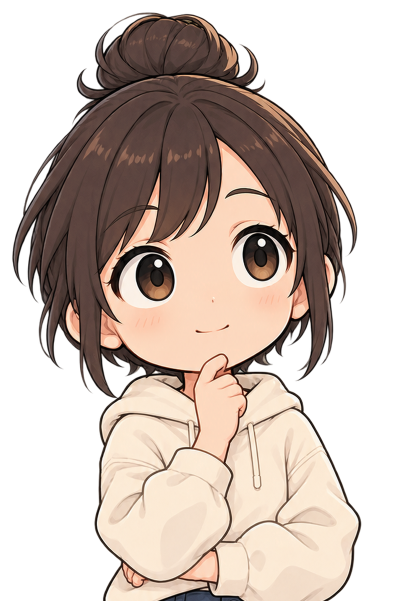
#> input picture NNZ_GIZA10_WORK_ASSETS/shared/characters/question_upperbody.png, 829 x 1202 px, found by its file name (shown at 1/2 size); its folder holds 4 pictures in this run
$ python animate_layers.py
#> lines starting #> are read from the running program, lines starting #| are printed output that depends on the picture
from pathlib import Path
from PIL import Image
import math,json
B=Path('/workspace/work/NNZ_GIZA10_WORK_ASSETS')
for cut,role in [('C01','question'),('C03','reaction'),('C04','process'),('C06','payoff')]:
 src=Image.open(B/f'shared/characters/{role}_upperbody.png').convert('RGBA');src.thumbnail((600,760),Image.Resampling.LANCZOS)
#> further down, src is the input picture: PIL image 829x1202 RGBA; mean R, G, B, A 93.4, 79.8, 71.5, 140.5
#> after `src.thumbnail((600, 760), Image.Resampling.LANCZOS)`:
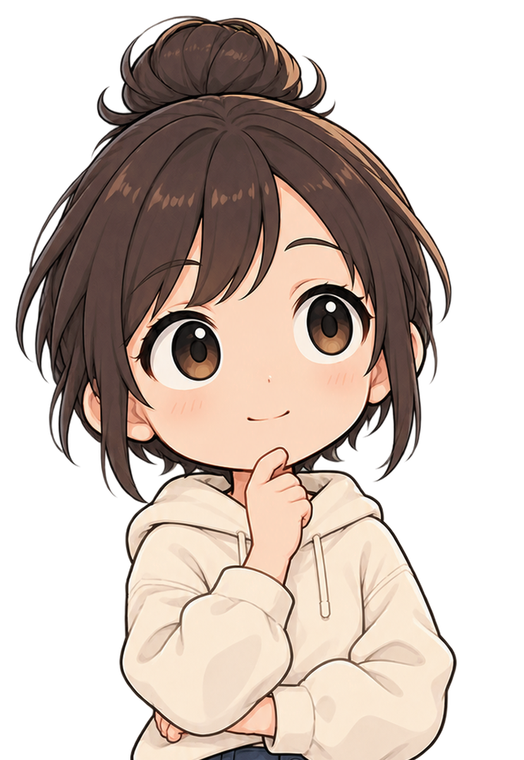
#> src: PIL image 524x760 RGBA; mean R, G, B, A 93.2, 79.6, 71.5, 140.5; transparent parts drawn white
 out=B/cut/'presenter_entrance_sequence';out.mkdir(exist_ok=True)
 for f in range(36):
  t=min(f/15,1);s=t*t*(3-2*t)
  tile=src.copy();tile.putalpha(tile.getchannel('A').point(lambda a:round(a*s)))
  im=Image.new('RGBA',(640,820));im.alpha_composite(tile,((640-src.width)//2,round(40+(1-s)*40)));im.save(out/f'{f+1:04d}.png')
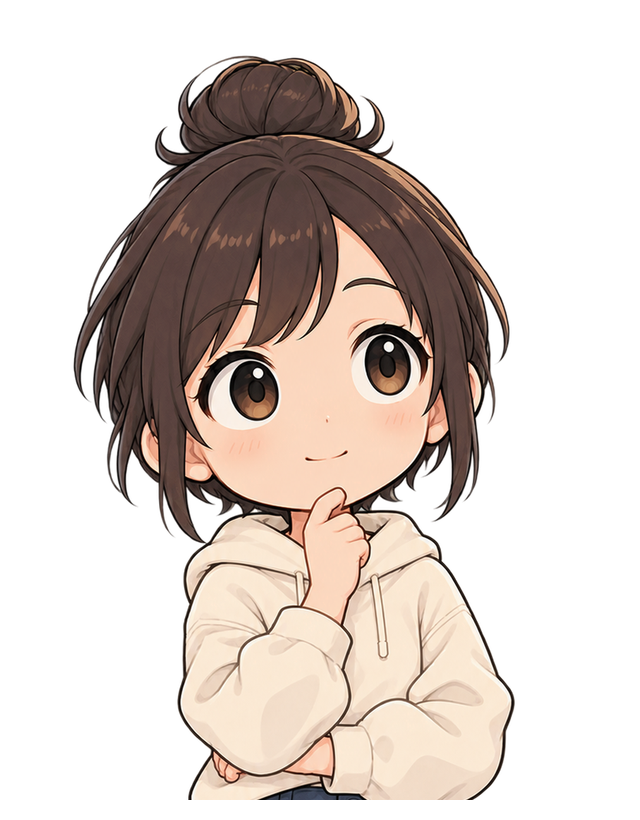
#> im: PIL image 640x820 RGBA; mean R, G, B, A 70.7, 60.4, 54.2, 106.6; transparent parts drawn white
 (B/cut/'presenter_motion.json').write_text(json.dumps({'sequence':'presenter_entrance_sequence/%04d.png','start':1,'frames':36,'fps':24,'duration_editorial_seconds':1.5,'alpha':'straight RGBA','role':role,'motion':'short slide and ease-in alpha, then hold; no lip-sync','placement':'Work places sprite after coin reveal; do not cover rims, labels or subtitle area','audio':'not accessed'},indent=2))
#> pass 2 of the loop `for cut,role in [('C01','question'),('C03','reaction'),('C04','process..`:
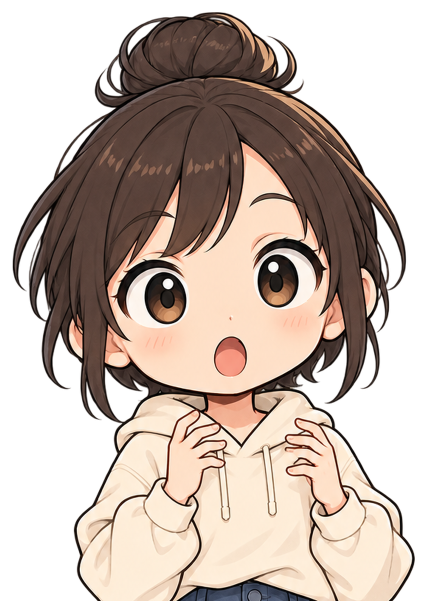
#> input picture NNZ_GIZA10_WORK_ASSETS/shared/characters/reaction_upperbody.png, 883 x 1202 px, found by its file name (shown at 1/2 size)
#> src is the input picture: PIL image 883x1202 RGBA; mean R, G, B, A 99.7, 85.4, 76.3, 154.8
#> `src.thumbnail((600, 760), Image.Resampling.LANCZOS)`:
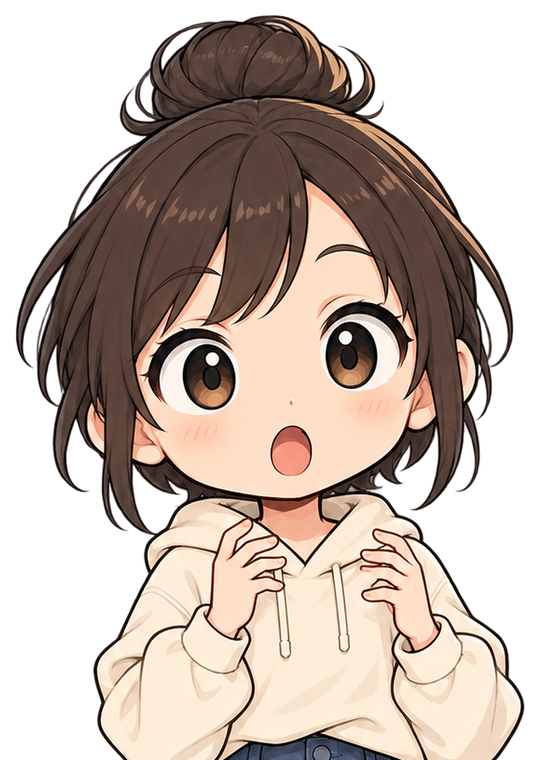
#> src: PIL image 558x760 RGBA; mean R, G, B, A 99.9, 85.5, 76.4, 154.8; transparent parts drawn white
#> after the loop `for f in range(36):`:
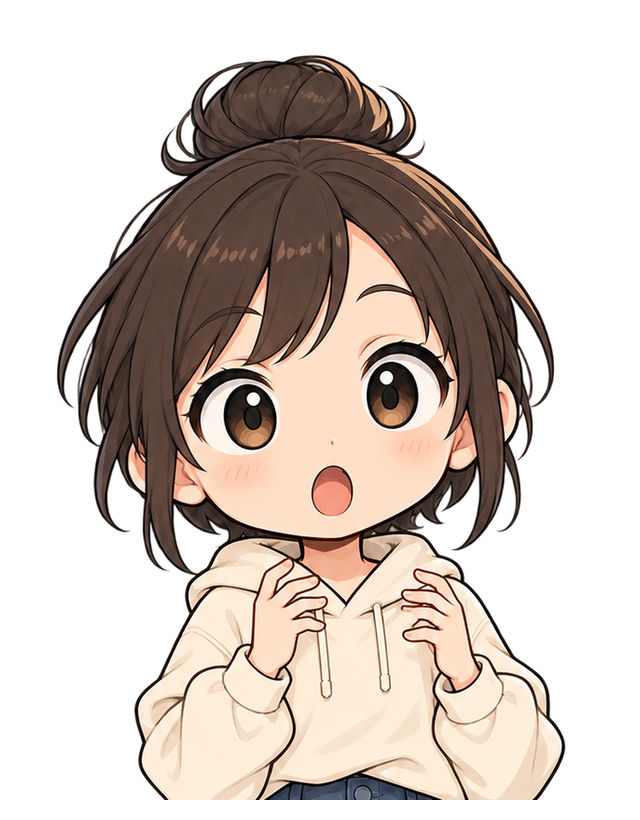
#> im: PIL image 640x820 RGBA; mean R, G, B, A 80.7, 69.1, 61.8, 125.1; transparent parts drawn white
#> pass 3 of the loop `for cut,role in [('C01','question'),('C03','reaction'),('C04','process..`:
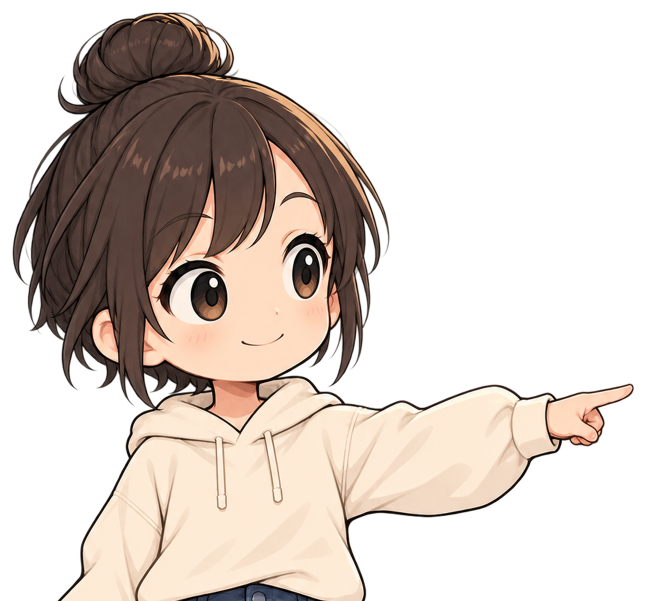
#> input picture NNZ_GIZA10_WORK_ASSETS/shared/characters/process_upperbody.png, 1292 x 1202 px, found by its file name (shown at 1/2 size)
#> src is the input picture: PIL image 1292x1202 RGBA; mean R, G, B, A 77.2, 66.7, 59.5, 115
#> `src.thumbnail((600, 760), Image.Resampling.LANCZOS)`:
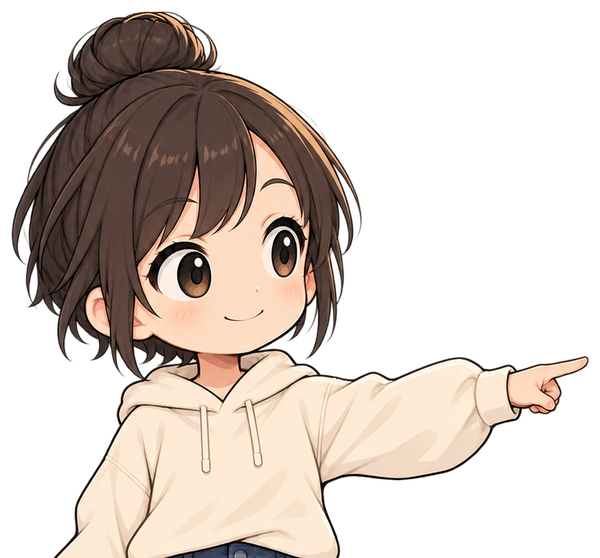
#> src: PIL image 600x558 RGBA; mean R, G, B, A 77.5, 66.8, 59.7, 115; transparent parts drawn white
#> after the loop `for f in range(36):`:
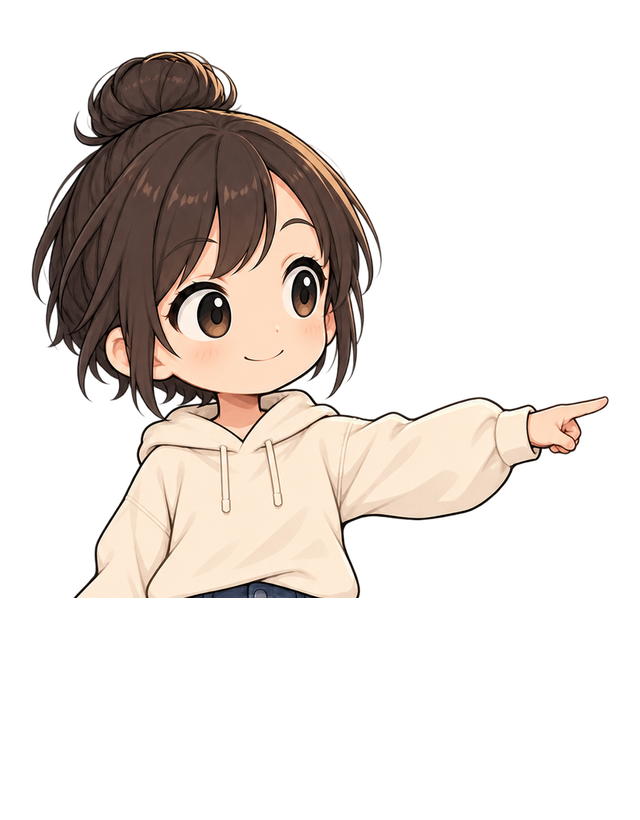
#> im: PIL image 640x820 RGBA; mean R, G, B, A 49.4, 42.6, 38.1, 73.4; transparent parts drawn white
#> the loop made 4 passes; the first 3 are shown
print('CHARACTER_SEQUENCES_DONE')
